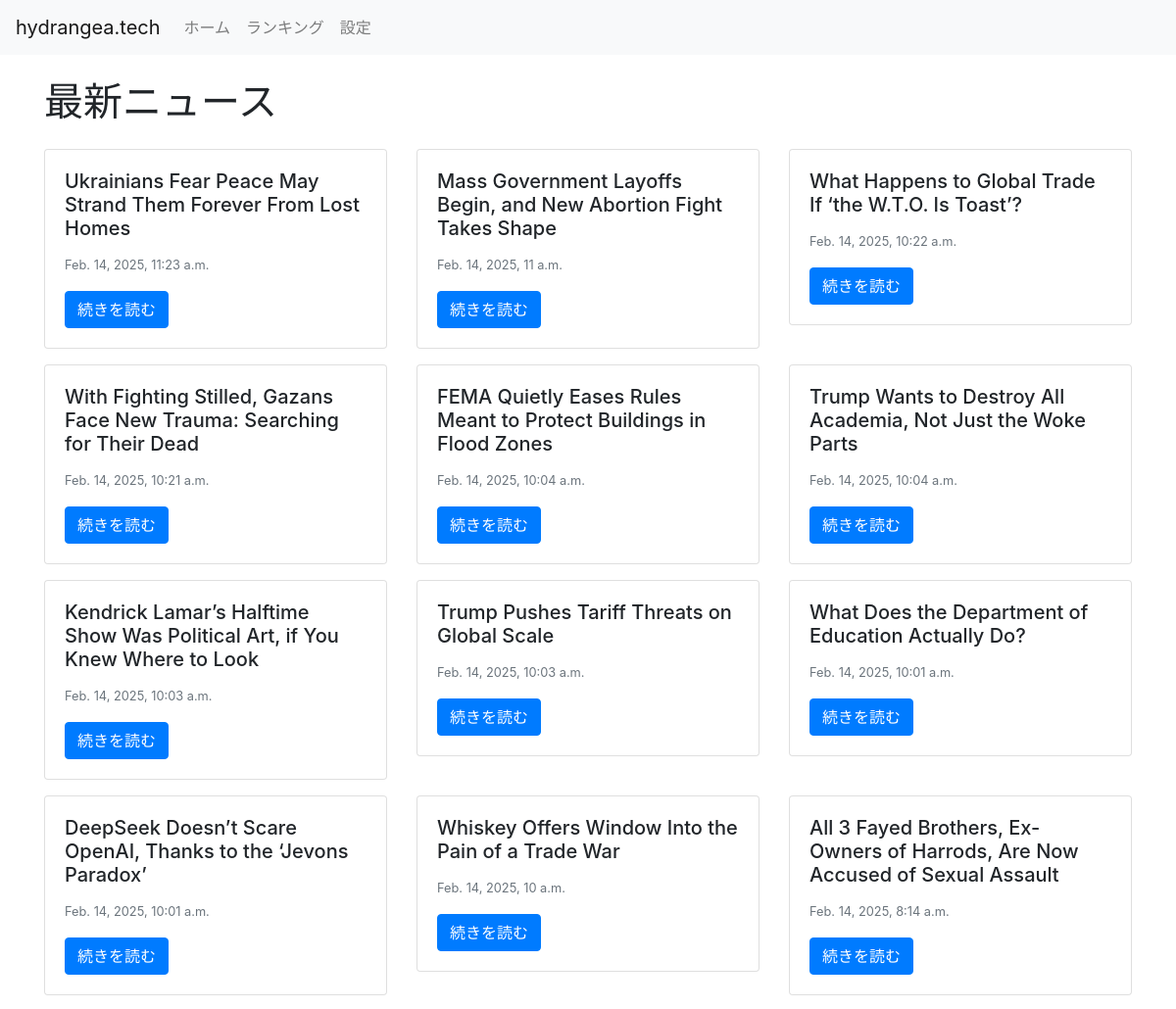
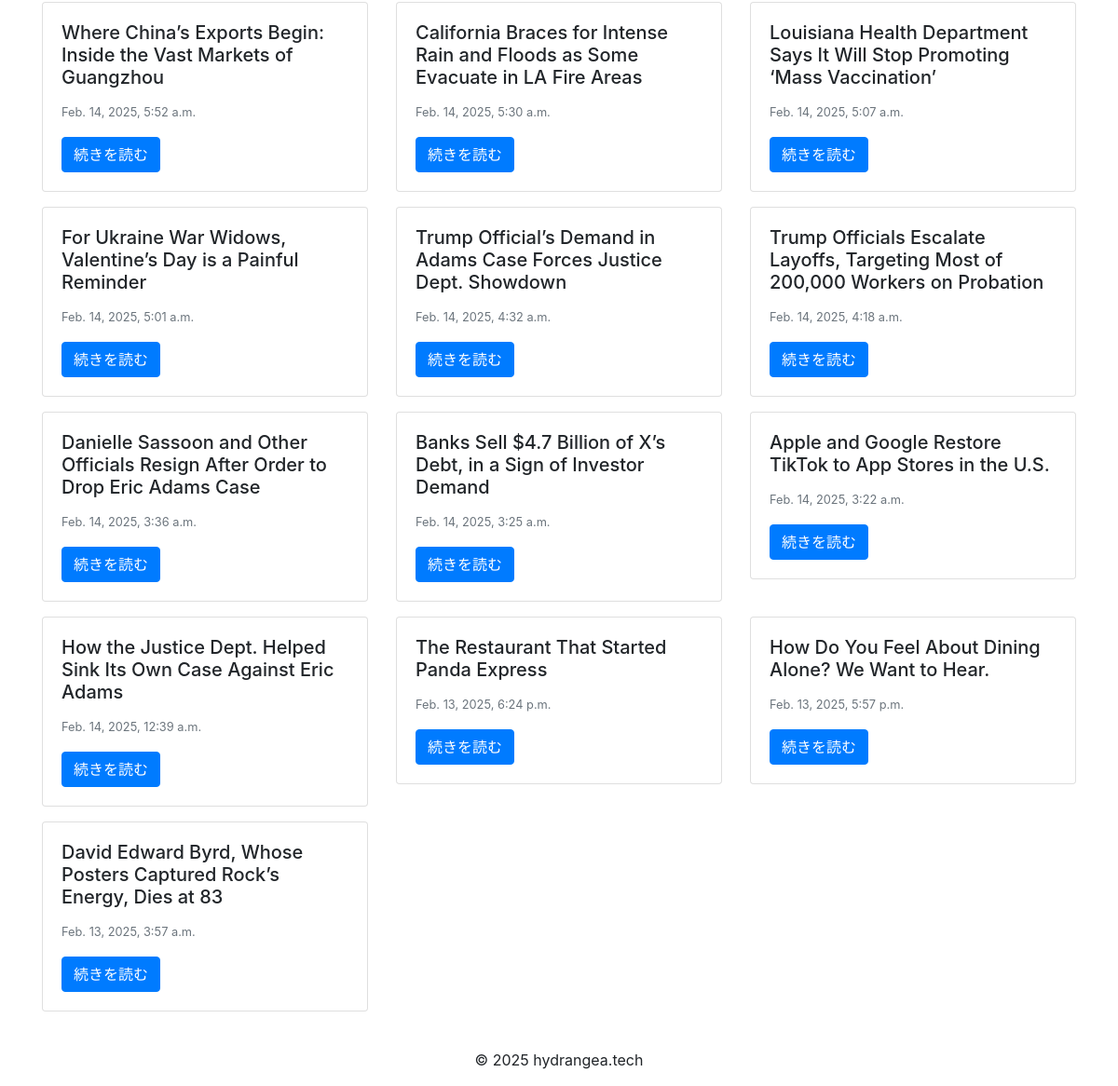
The page / on the database its author committed (2 pictures, top to bottom).
### core/models.py (models this page shows, shortened)
class NewsArticle(models.Model):
    title = models.CharField(max_length=255)
    source_url = models.URLField()
    publish_date = models.DateTimeField()
    content = models.TextField()
    translated_content = models.TextField(blank=True, null=True)
    category = models.CharField(max_length=100)
    country = models.CharField(max_length=100)

### core/views.py (the view)
# urls.py: path('', views.home, name='home'),
def home(request):
    articles = NewsArticle.objects.order_by('-publish_date')
    return render(request, 'home.html', {'articles': articles})

### newsaggregator/templates/home.html
{% extends "base.html" %}
{% block content %}
  <h1 class="mb-4">最新ニュース</h1>
  <div class="row">
    {% for article in articles %}
      <div class="col-md-4 mb-3">
        <div class="card">
          <div class="card-body">
            <h5 class="card-title">{{ article.title }}</h5>
            <p class="card-text"><small class="text-muted">{{ article.publish_date }}</small></p>
            <a href="{% url 'article_detail' article.id %}" class="btn btn-primary">続きを読む</a>
          </div>
        </div>
      </div>
    {% endfor %}
  </div>
{% endblock %}

### rows shown on the page
NewsArticle: title "Ukrainians Fear Peace May Strand Them Forever From Lost Homes", publish_date "Feb. 14, 2025, 11:23 a.m."
NewsArticle: title "Mass Government Layoffs Begin, and New Abortion Fight Takes Shape", publish_date "Feb. 14, 2025, 11 a.m."
NewsArticle: title "What Happens to Global Trade If ‘the W.T.O. Is Toast’?", publish_date "Feb. 14, 2025, 10:22 a.m."
NewsArticle: title "With Fighting Stilled, Gazans Face New Trauma: Searching for Their Dead", publish_date "Feb. 14, 2025, 10:21 a.m."
NewsArticle: title "FEMA Quietly Eases Rules Meant to Protect Buildings in Flood Zones", publish_date "Feb. 14, 2025, 10:04 a.m."
NewsArticle: title "Trump Wants to Destroy All Academia, Not Just the Woke Parts", publish_date "Feb. 14, 2025, 10:04 a.m."
NewsArticle: title "Kendrick Lamar’s Halftime Show Was Political Art, if You Knew Where to Look", publish_date "Feb. 14, 2025, 10:03 a.m."
NewsArticle: title "Trump Pushes Tariff Threats on Global Scale", publish_date "Feb. 14, 2025, 10:03 a.m."
NewsArticle: title "What Does the Department of Education Actually Do?", publish_date "Feb. 14, 2025, 10:01 a.m."
NewsArticle: title "DeepSeek Doesn’t Scare OpenAI, Thanks to the ‘Jevons Paradox’", publish_date "Feb. 14, 2025, 10:01 a.m."
NewsArticle: title "Whiskey Offers Window Into the Pain of a Trade War", publish_date "Feb. 14, 2025, 10 a.m."
NewsArticle: title "All 3 Fayed Brothers, Ex-Owners of Harrods, Are Now Accused of Sexual Assault", publish_date "Feb. 14, 2025, 8:14 a.m."
NewsArticle: title "Where China’s Exports Begin: Inside the Vast Markets of Guangzhou", publish_date "Feb. 14, 2025, 5:52 a.m."
NewsArticle: title "California Braces for Intense Rain and Floods as Some Evacuate in LA Fire Areas", publish_date "Feb. 14, 2025, 5:30 a.m."
NewsArticle: title "Louisiana Health Department Says It Will Stop Promoting ‘Mass Vaccination’", publish_date "Feb. 14, 2025, 5:07 a.m."
NewsArticle: title "For Ukraine War Widows, Valentine’s Day is a Painful Reminder", publish_date "Feb. 14, 2025, 5:01 a.m."
NewsArticle: title "Trump Official’s Demand in Adams Case Forces Justice Dept. Showdown", publish_date "Feb. 14, 2025, 4:32 a.m."
NewsArticle: title "Trump Officials Escalate Layoffs, Targeting Most of 200,000 Workers on Probation", publish_date "Feb. 14, 2025, 4:18 a.m."
NewsArticle: title "Danielle Sassoon and Other Officials Resign After Order to Drop Eric Adams Case", publish_date "Feb. 14, 2025, 3:36 a.m."
NewsArticle: title "Banks Sell $4.7 Billion of X’s Debt, in a Sign of Investor Demand", publish_date "Feb. 14, 2025, 3:25 a.m."
NewsArticle: title "Apple and Google Restore TikTok to App Stores in the U.S.", publish_date "Feb. 14, 2025, 3:22 a.m."
NewsArticle: title "How the Justice Dept. Helped Sink Its Own Case Against Eric Adams", publish_date "Feb. 14, 2025, 12:39 a.m."
NewsArticle: title "The Restaurant That Started Panda Express", publish_date "Feb. 13, 2025, 6:24 p.m."
NewsArticle: title "How Do You Feel About Dining Alone? We Want to Hear.", publish_date "Feb. 13, 2025, 5:57 p.m."
NewsArticle: title "David Edward Byrd, Whose Posters Captured Rock’s Energy, Dies at 83", publish_date "Feb. 13, 2025, 3:57 a.m."
